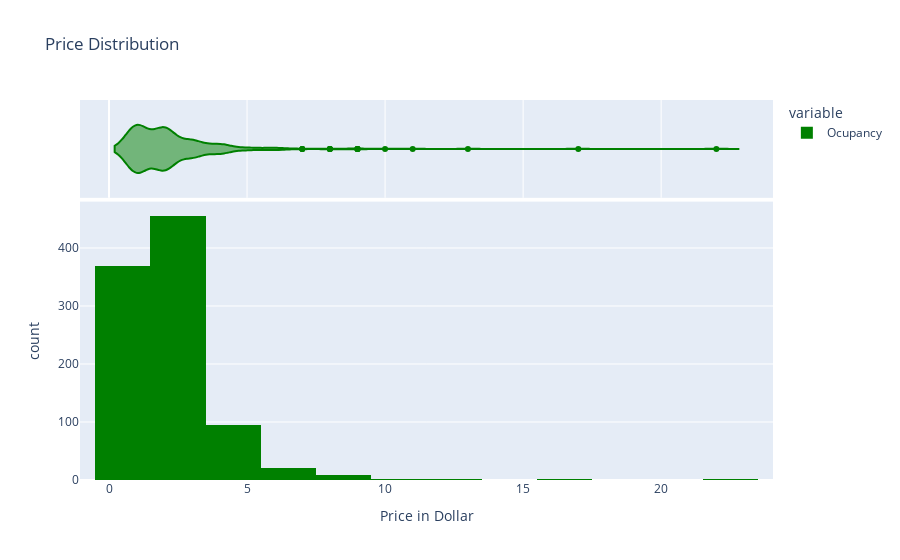

Notebook cell for this chart:
### Code cell
fig = px.histogram(
    df2['Ocupancy'], nbins = 20, 
    labels = {'value': 'Price in Dollar'}, #The lebels that will show on the graph the key is the old value and the value is the new value
    title = 'Price Distribution', 
    marginal = 'violin', 
    color_discrete_sequence = [ 'green' ]
    
 
)


fig

### Figure 1 — Plotly figure (JSON) as saved in the notebook; plotly's stock layout.template omitted (floating-point values rounded to 4 significant figures; data arrays with more than 128 entries replaced by an {"elided": "..."} marker saying what was removed)
{"data": [{"alignmentgroup": "True", "bingroup": "x", "hovertemplate": "variable=Ocupancy<br>Price in Dollar=%{x}<br>count=%{y}<extra></extra>", "legendgroup": "Ocupancy", "marker": {"color": "green", "pattern": {"shape": ""}}, "name": "Ocupancy", "nbinsx": 20, "offsetgroup": "Ocupancy", "orientation": "v", "showlegend": true, "type": "histogram", "x": {"elided": "953 int values"}, "xaxis": "x", "yaxis": "y"}, {"alignmentgroup": "True", "hovertemplate": "variable=Ocupancy<br>Price in Dollar=%{x}<extra></extra>", "legendgroup": "Ocupancy", "marker": {"color": "green"}, "name": "Ocupancy", "offsetgroup": "Ocupancy", "scalegroup": "x", "showlegend": false, "type": "violin", "x": {"elided": "953 int values"}, "xaxis": "x2", "yaxis": "y2"}], "layout": {"barmode": "relative", "legend": {"title": {"text": "variable"}, "tracegroupgap": 0}, "title": {"text": "Price Distribution"}, "xaxis": {"anchor": "y", "domain": [0, 1], "title": {"text": "Price in Dollar"}}, "xaxis2": {"anchor": "y2", "domain": [0, 1], "matches": "x", "showgrid": true, "showticklabels": false}, "yaxis": {"anchor": "x", "domain": [0, 0.7326], "title": {"text": "count"}}, "yaxis2": {"anchor": "x2", "domain": [0.7426, 1], "matches": "y2", "showgrid": false, "showline": false, "showticklabels": false, "ticks": ""}}}
